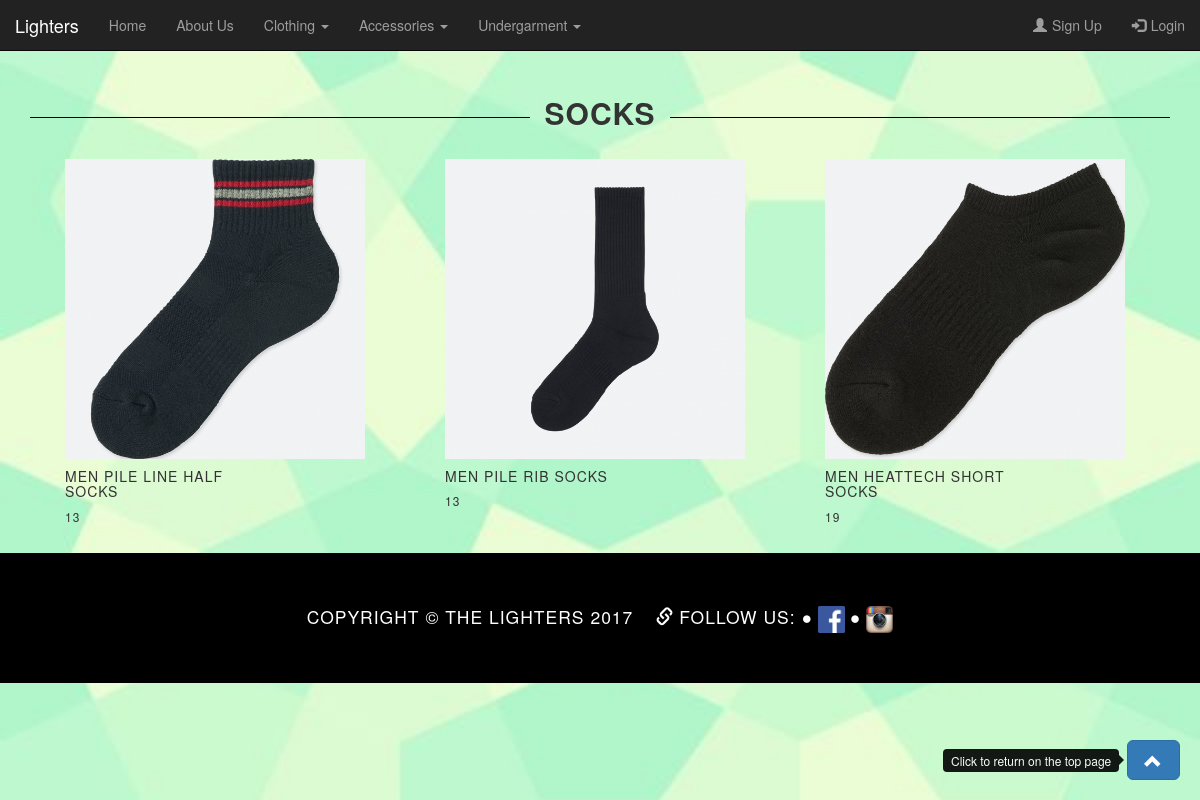
Page /php/socks.php on the committed database.
### tables this page shows
CREATE TABLE `products` (
  `product_id` int(255) NOT NULL,
  `product_name` varchar(1000) NOT NULL,
  `product_category` varchar(1000) NOT NULL,
  `product_quantity` int(255) NOT NULL,
  `product_price` int(255) NOT NULL,
  `product_img` varchar(1000) NOT NULL
);

### php/socks.php (the view, shortened to what this page needs)
<html>
<?php
		require "connection.php";
		$sql = "SELECT * FROM `products` WHERE product_category = 'socks'";
		$result = mysqli_query($conn,$sql);
?>
<head>
	<link rel="stylesheet" type="text/css" href="../css/home.css">
	<link rel="stylesheet" type="text/css" href="../css/products.css">
	<link rel="stylesheet" href="../css/bootstrap.min.css">
	<link rel="stylesheet" href="https://maxcdn.bootstrapcdn.com/bootstrap/3.3.7/css/bootstrap.min.css">
	<link rel="stylesheet" href="https://cdnjs.cloudflare.com/ajax/libs/font-awesome/4.7.0/css/font-awesome.min.css">
	</head>
<body>
<?php
	include ('navigation.php');
?>
<div class="container" style="margin-bottom:20px"><h2><strong>Socks</strong></h2></div>
<div class="container products" style="margin-bottom:20px">
<?php while ($row = mysqli_fetch_array($result,MYSQLI_ASSOC)){   ?>
  <div class="product-card">
    <div class="product-image">
	<a><img id="product-image" class="identifyingClass" src="../socks/<?php echo $row['product_img']; ?>"
	  data-id="<?php echo $row['product_id'];?>"
		data-name="<?php echo $row['product_name'];?>"
		data-price="<?php echo $row['product_price'];?>"
		data-quantity="<?php echo $row['product_quantity'];?>"
		data-image="<?php echo $row['product_img'];?>"
		data-toggle="modal" data-target="#product_view">
		</a>
	</div>
    <div class="product-info" style="width: 200px;">
      <h5><?php echo $row['product_name'];?></h5>
      <h6><?php echo $row['product_price'];?></h6>
    </div>
  </div>
<?php }?>
</div>
<div class="container">
	<div class="row">
		<a id="back-to-top" href="#" class="btn btn-primary btn-lg back-to-top" role="button" title="Click to return on the top page" data-toggle="tooltip" data-placement="left"><span class="glyphicon glyphicon-chevron-up"></span></a>
	</div>
</div>
<?php
	include 'footer.php';
?>
</body>
</html>

### css/home.css (style rules this page uses)
body { margin: 0; font-family: "Open Sans","Helvetica Neue",Helvetica,Arial,sans-serif; -webkit-background-size: cover; -moz-background-size: cover; background-size: cover; -o-background-size: cover; background: url(../img/wallpaper.jpg); background-size:cover; background-repeat:repeat-x repeat-y; background-position:center center; }
h1, h2, h3, h4, h5, h6, span { text-transform: uppercase; font-family: "Josefin Slab","Helvetica Neue",Helvetica,Arial,sans-serif; font-weight: 100; letter-spacing: 1px; }
a { text-decoration:none; }
h2 { overflow: hidden; text-align: center; }
h2:before, h2:after { background-color: #000; content: ""; display: inline-block; height: 1px; position: relative; vertical-align: middle; width: 50%; }
h2:before { right: 0.5em; margin-left: -50%; }
h2:after { left: 0.5em; margin-right: -50%; }
.back-to-top { cursor: pointer; position: fixed; bottom: 20px; right: 20px; display:none; }
div { flex:1; }

### css/products.css (style rules this page uses)
.products { display: flex; flex-wrap: wrap; padding-left:180px; margin-left:180px; }
.product-card { flex: 1 16%%; margin-left:35px; }
img { width:300px; height:300px; }

### rows in the picture
products: product_img (picture), product_name "MEN PILE LINE HALF SOCKS", product_price "13"
products: product_img (picture), product_name "MEN PILE RIB SOCKS", product_price "13"
products: product_img (picture), product_name "MEN HEATTECH SHORT SOCKS", product_price "19"
